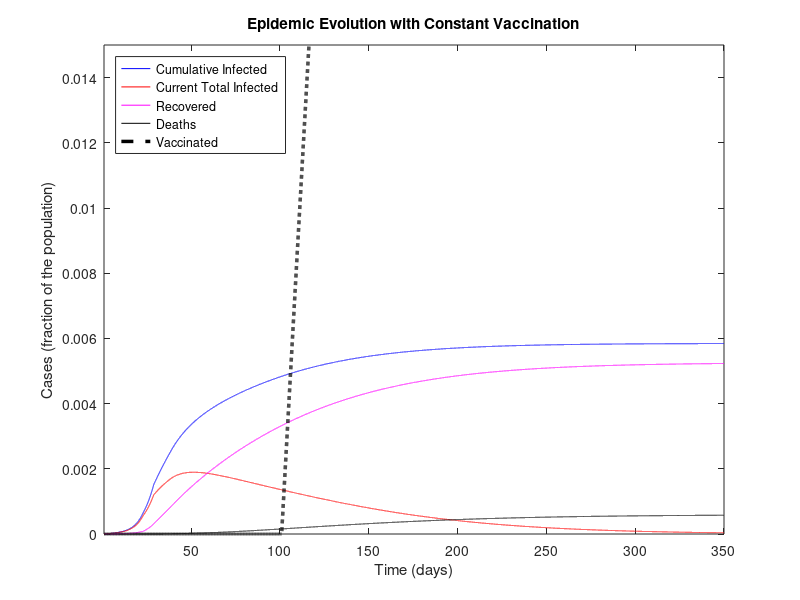

This chart was generated by the following MATLAB code: (Note: this script raises an error after producing the figure.)
%%%%%%%%%%%%%%%%%%%%%%%%%%%%%%%%%%%%%%%%
%%%%%%%%%%%%%%%%%%%%%%%%%%%%%%%%%%%%%%%%
% MATLAB Code for epidemic simulations with the SIDARTHE model in the work
%
% Based on Modelling the COVID-19 epidemic and implementation of population-wide interventions in Italy
% by Giulia Giordano, Franco Blanchini, Raffaele Bruno, Patrizio Colaneri, Alessandro Di Filippo, Angela Di Matteo, Marta Colaneri
% 
%This program introduces a V compartment that represents vaccination at a
%constant rate.

%This vaccination can be modified to start at day 100 too.

%%%%%%%%%%%%%%%%%%%%%%%%%%%%%%%%%%%%%%%%
%%%%%%%%%%%%%%%%%%%%%%%%%%%%%%%%%%%%%%%%

%This program

clear all
close all
clc

%%%%%%%%%%%%%%%%%%%%%%%%%%%%%%%%%%%%%%%%
% DATA
%%%%%%%%%%%%%%%%%%%%%%%%%%%%%%%%%%%%%%%%

% Italian population
popolazione=60e6;

% Data 20 February - 5 April (46 days):
% Total Cases
CasiTotali = [3 20 79 132 219 322 400 650 888 1128 1694 2036 2502 3089 3858 4636 5883 7375 9172 10149 12462 15113 17660 21157 24747 27980 31506 35713 41035 47021 53578 59138 63927 69176 74386 80539 86498 92472 97689 101739 105792 110574 115242 119827 124632 128948]/popolazione; % D+R+T+E+H_diagnosticati
% Deaths
Deceduti = [0 1 2 2 5 10 12 17 21 29 34 52 79 107 148 197 233 366 463 631 827 1016 1266 1441 1809 2158 2503 2978 3405 4032 4825 5476 6077 6820 7503 8165 9134 10023 10779 11591 12428 13155 13915 14681 15362 15887]/popolazione; % E
% Recovered
Guariti = [0 0 0 1 1 1 3 45 46 50 83 149 160 276 414 523 589 622 724 1004 1045 1258 1439 1966 2335 2749 2941 4025 4440 5129 6072 7024 7432 8326 9362 10361 10950 12384 13030 14620 15729 16847 18278 19758 20996 21815]/popolazione; % H_diagnosticati
% Currently Positive
Positivi = [3 19 77 129 213 311 385 588 821 1049 1577 1835 2263 2706 3296 3916 5061 6387 7985 8514 10590 12839 14955 17750 20603 23073 26062 28710 33190 37860 42681 46638 50418 54030 57521 62013 66414 70065 73880 75528 77635 80572 83049 85388 88274 91246]/popolazione; % D+R+T

% Data 23 February - 5 April (from day 4 to day 46)
% Currently positive: isolated at home
Isolamento_domiciliare = [49 91 162 221 284 412 543 798 927 1000 1065 1155 1060 1843 2180 2936 2599 3724 5036 6201 7860 9268 10197 11108 12090 14935 19185 22116 23783 26522 28697 30920 33648 36653 39533 42588 43752 45420 48134 50456 52579 55270 58320]/popolazione; %D
% Currently positive: hospitalised
Ricoverati_sintomi = [54 99 114 128 248 345 401 639 742 1034 1346 1790 2394 2651 3557 4316 5038 5838 6650 7426 8372 9663 11025 12894 14363 15757 16020 17708 19846 20692 21937 23112 24753 26029 26676 27386 27795 28192 28403 28540 28741 29010 28949]/popolazione; % R
% Currently positive: ICU
Terapia_intensiva = [26 23 35 36 56 64 105 140 166 229 295 351 462 567 650 733 877 1028 1153 1328 1518 1672 1851 2060 2257 2498 2655 2857 3009 3204 3396 3489 3612 3732 3856 3906 3981 4023 4035 4053 4068 3994 3977]/popolazione; %T


%%%%%%%%%%%%%%%%%%%%%%%%%%%%%%%%%%%%%%%%
% PARAMETERS
%%%%%%%%%%%%%%%%%%%%%%%%%%%%%%%%%%%%%%%%

% Simulation horizon: CAN BE MODIFIED AT ONE'S WILL PROVIDED THAT IT IS AT
% LEAST EQUAL TO THE NUMBER OF DAYS FOR WHICH DATA ARE AVAILABLE
Orizzonte = 350;

% Plot yes/no: SET TO 1 IF PDF FIGURES MUST BE GENERATED, 0 OTHERWISE
plotPDF = 0;

% Time-step for Euler discretisation of the continuous-time system
step=0.01;

% Transmission rate due to contacts with UNDETECTED asymptomatic infected
alfa=0.57;
% Transmission rate due to contacts with DETECTED asymptomatic infected
beta=0.0114;
% Transmission rate due to contacts with UNDETECTED symptomatic infected
gamma=0.456;
% Transmission rate due to contacts with DETECTED symptomatic infected
delta=0.0114;

% Detection rate for ASYMPTOMATIC
epsilon=0.171;
% Detection rate for SYMPTOMATIC
theta=0.3705;

% Worsening rate: UNDETECTED asymptomatic infected becomes symptomatic
zeta=0.1254;
% Worsening rate: DETECTED asymptomatic infected becomes symptomatic
eta=0.1254;

% Worsening rate: UNDETECTED symptomatic infected develop life-threatening
% symptoms
mu=0.0171;
% Worsening rate: DETECTED symptomatic infected develop life-threatening
% symptoms
nu=0.0274;

% Mortality rate for infected with life-threatening symptoms
tau=0.01;

% Recovery rate for undetected asymptomatic infected
lambda=0.0342;
% Recovery rate for detected asymptomatic infected
rho=0.0342;
% Recovery rate for undetected symptomatic infected
kappa=0.0171;
% Recovery rate for detected symptomatic infected
xi=0.0171;
% Recovery rate for life-threatened symptomatic infected
sigma=0.0171;

%to add the SIDARTHE-V version add a new constant phi
%phi=0.0005;
%For second scenario with vaccines at day 100
phi=0.0;
%phi=0.5;


%%%%%%%%%%%%%%%%%%%%%%%%%%%%%%%%%%%%%%%%
% DEFINITIONS
%%%%%%%%%%%%%%%%%%%%%%%%%%%%%%%%%%%%%%%%

% Parameters
r1=epsilon+zeta+lambda;
r2=eta+rho;
r3=theta+mu+kappa;
r4=nu+xi;
r5=sigma+tau;

% Initial R0
R0_iniziale=alfa/r1+beta*epsilon/(r1*r2)+gamma*zeta/(r1*r3)+delta*eta*epsilon/(r1*r2*r4)+delta*zeta*theta/(r1*r3*r4);

% Time horizon
t=1:step:Orizzonte;

% Vectors for time evolution of variables
S=zeros(1,length(t));
I=zeros(1,length(t));
D=zeros(1,length(t));
A=zeros(1,length(t));
R=zeros(1,length(t));
T=zeros(1,length(t));
H=zeros(1,length(t));
H_diagnosticati=zeros(1,length(t)); % DIAGNOSED recovered only!
E=zeros(1,length(t));
%For SIDARTHE-V add a V
V=zeros(1,length(t));

% Vectors for time evolution of actual/perceived Case Fatality Rate
M=zeros(1,length(t));
P=zeros(1,length(t));

%%%%%%%%%%%%%%%%%%%%%%%%%%%%%%%%%%%%%%%%
% INITIAL CONDITIONS
%%%%%%%%%%%%%%%%%%%%%%%%%%%%%%%%%%%%%%%%

I(1)=200/popolazione;
D(1)=20/popolazione;
A(1)=1/popolazione;
R(1)=2/popolazione;
T(1)=0.00;
H(1)=0.00;
E(1)=0.00;
V(1)=0.00;%For SIDARTHE-V
S(1)=1-I(1)-D(1)-A(1)-R(1)-T(1)-H(1)-E(1)-V(1);

H_diagnosticati(1) = 0.00; % DIAGNOSED recovered only
Infetti_reali(1)=I(1)+D(1)+A(1)+R(1)+T(1); % Actual currently infected

M(1)=0;
P(1)=0;

% Whole state vector
%Added a V(1) at the end
x=[S(1);I(1);D(1);A(1);R(1);T(1);H(1);E(1);V(1);H_diagnosticati(1);Infetti_reali(1)];

%%%%%%%%%%%%%%%%%%%%%%%%%%%%%%%%%%%%%%%%
% SIMULATION
%%%%%%%%%%%%%%%%%%%%%%%%%%%%%%%%%%%%%%%%

% "Control" binary variables to compute the new R0 every time a policy has
% changed the parameters
plottato = 0;
plottato1 = 0;
plottato_bis = 0;
plottato_tris = 0;
plottato_quat = 0;

for i=2:length(t)
    
    if (i>4/step) % Basic social distancing (awareness, schools closed)
        alfa=0.4218;
        gamma=0.285;
        beta = 0.0057;
        delta=0.0057;
        if plottato == 0 % Compute the new R0
            r1=epsilon+zeta+lambda;
            r2=eta+rho;
            r3=theta+mu+kappa;
            r4=nu+xi;
            r5=sigma+tau;
            R0_primemisure=alfa/r1+beta*epsilon/(r1*r2)+gamma*zeta/(r1*r3)+delta*eta*epsilon/(r1*r2*r4)+delta*zeta*theta/(r1*r3*r4)
            plottato = 1;
        end
    end
    
    if (i>12/step)
        % Screening limited to / focused on symptomatic subjects
        epsilon=0.1425;
        if plottato1 == 0
            r1=epsilon+zeta+lambda;
            r2=eta+rho;
            r3=theta+mu+kappa;
            r4=nu+xi;
            r5=sigma+tau;
            R0_primemisureeps=alfa/r1+beta*epsilon/(r1*r2)+gamma*zeta/(r1*r3)+delta*eta*epsilon/(r1*r2*r4)+delta*zeta*theta/(r1*r3*r4)
            plottato1 = 1;
        end
    end
    
    if (i>22/step) % Social distancing: lockdown, mild effect
        
        alfa=0.36;
        beta=0.005;
        gamma=0.2;
        delta=0.005;
        
        mu = 0.008;
        nu = 0.015;
        
        zeta=0.034;
        eta=0.034;
        
        lambda=0.08;
        rho=0.0171;
        kappa=0.0171;
        xi=0.0171;
        sigma=0.0171;
        
        if plottato_bis == 0 % Compute the new R0
            r1=epsilon+zeta+lambda;
            r2=eta+rho;
            r3=theta+mu+kappa;
            r4=nu+xi;
            r5=sigma+tau;
            R0_secondemisure=(alfa*r2*r3*r4+epsilon*beta*r3*r4+gamma*zeta*r2*r4+delta*eta*epsilon*r3+delta*zeta*theta*r2)/(r1*r2*r3*r4)
            plottato_bis = 1;
        end
    end
    
    if (i>28/step) % Social distancing: lockdown, strong effect
        
        alfa=0.21;
        gamma=0.11;
        
        if plottato_tris == 0 % Compute the new R0
            r1=epsilon+zeta+lambda;
            r2=eta+rho;
            r3=theta+mu+kappa;
            r4=nu+xi;
            r5=sigma+tau;
            R0_terzemisure=(alfa*r2*r3*r4+epsilon*beta*r3*r4+gamma*zeta*r2*r4+delta*eta*epsilon*r3+delta*zeta*theta*r2)/(r1*r2*r3*r4)
            plottato_tris = 1;
        end
    end
    
    if (i>38/step) % Broader diagnosis campaign
        
        epsilon = 0.2;
        rho=0.02;
        kappa=0.02;
        xi=0.02;
        sigma=0.01;
        
        zeta=0.025;
        eta=0.025;
        
        if plottato_quat == 0 % Compute the new R0
            r1=epsilon+zeta+lambda;
            r2=eta+rho;
            r3=theta+mu+kappa;
            r4=nu+xi;
            r5=sigma+tau;
            R0_quartemisure=(alfa*r2*r3*r4+epsilon*beta*r3*r4+gamma*zeta*r2*r4+delta*eta*epsilon*r3+delta*zeta*theta*r2)/(r1*r2*r3*r4)
            plottato_quat = 1;
        end
    end

    %Start vaccinations at a constant rate at day 100.
    %Comment the following 3 lines for constant vaccines at day 1
    if (i>100/step)
        phi = 0.001;
    end
    
    %This is the matrix that evolves the system
    % Compute the system evolution
    %ADDED A NEW zero to the end of each row and added a tenth row with vaccination 
    %B=[-alfa*x(2)-beta*x(3)-gamma*x(4)-delta*x(5)-phi*x(9) 0 0 0 0 0 0 0 0 0 0;
    %    alfa*x(2)+beta*x(3)+gamma*x(4)+delta*x(5) -(epsilon+zeta+lambda) 0 0 0 0 0 0 0 0 0;
    %    0 epsilon  -(eta+rho) 0 0 0 0 0 0 0 0;
    %    0 zeta 0 -(theta+mu+kappa) 0 0 0 0 0 0 0;
    %    0 0 eta theta -(nu+xi) 0 0 0 0 0 0;
    %    0 0 0 mu nu  -(sigma+tau) 0 0 0 0 0;
    %    0 lambda rho kappa xi sigma 0 0 0 0 0;
    %    0 0 0 0 0 tau 0 0 0 0 0;
    %    phi*x(1) 0 0 0 0 0 0 0 0 0 0;
    %    0 0 rho 0 xi sigma 0 0 0 0 0;
    %    alfa*x(2)+beta*x(3)+gamma*x(4)+delta*x(5) 0 0 0 0 0 0 0 0 0 0];
    %x=x+B*x*step;
    
    B=[-alfa*x(2)-beta*x(3)-gamma*x(4)-delta*x(5)-phi*x(1) 0 0 0 0 0 0 0 0 0 0;
        alfa*x(2)+beta*x(3)+gamma*x(4)+delta*x(5) -(epsilon+zeta+lambda) 0 0 0 0 0 0 0 0 0;
        0 epsilon  -(eta+rho) 0 0 0 0 0 0 0 0;
        0 zeta 0 -(theta+mu+kappa) 0 0 0 0 0 0 0;
        0 0 eta theta -(nu+xi) 0 0 0 0 0 0;
        0 0 0 mu nu  -(sigma+tau) 0 0 0 0 0;
        0 lambda rho kappa xi sigma 0 0 0 0 0;
        0 0 0 0 0 tau 0 0 0 0 0;
        phi*x(1) 0 0 0 0 0 0 0 0 0 0;
        0 0 rho 0 xi sigma 0 0 0 0 0;
        alfa*x(2)+beta*x(3)+gamma*x(4)+delta*x(5) 0 0 0 0 0 0 0 0 0 0];
    x=x+B*x*step;
    % Update variables
    
    S(i)=x(1);
    I(i)=x(2);
    D(i)=x(3);
    A(i)=x(4);
    R(i)=x(5);
    T(i)=x(6);
    H(i)=x(7);
    E(i)=x(8);
    V(i)=x(9);%added V
    
    H_diagnosticati(i)=x(10);
    Infetti_reali(i)=x(11);
    
    % Update Case Fatality Rate
    
    M(i)=E(i)/(S(1)-S(i));
    P(i)=E(i)/((epsilon*r3+(theta+mu)*zeta)*(I(1)+S(1)-I(i)-S(i))/(r1*r3)+(theta+mu)*(A(1)-A(i))/r3);
    
end

%%%%%%%%%%%%%%%%%%%%%%%%%%%%%%%%%%%%%%%%
% FINAL VALUES
%%%%%%%%%%%%%%%%%%%%%%%%%%%%%%%%%%%%%%%%

% Variables
Sbar=S(length(t));
Ibar=I(length(t));
Dbar=D(length(t));
Abar=A(length(t));
Rbar=R(length(t));
Tbar=T(length(t));
Hbar=H(length(t));
Ebar=E(length(t));
Vbar=V(length(t));

% Case fatality rate
Mbar=M(length(t));
Pbar=P(length(t));

% Case fatality rate from formulas
Mbar1=Ebar/(S(1)-Sbar);
Pbar1=Ebar/((epsilon*r3+(theta+mu)*zeta)*(I(1)+S(1)-Sbar-Ibar)/(r1*r3)+(theta+mu)*(A(1)-Abar)/r3);

%%%%%%%%%%%%%%%%%%%%%%%%%%%%%%%%%%%%%%%%
% FIGURES
%%%%%%%%%%%%%%%%%%%%%%%%%%%%%%%%%%%%%%%%
%print("Final value of infected is: ", Infetti_reali(length(t)))

% Add a V term to the first two graphs
figure
plot(t,Infetti_reali,'b',t,I+D+A+R+T,'r',t,H,'m',t,E,'k',t,V,'black--','LineWidth',2.5)%added V
hold on
%plot(t,D+R+T+E+H_diagnosticati,'--b',t,D+R+T,'--r',t,H_diagnosticati,'--g','LineWidth',2.5)
xlim([t(1) t(end)])
ylim([0 0.015])
%title('Actual vs. Diagnosed Epidemic Evolution with Constant Vaccination')
title('Epidemic Evolution with Constant Vaccination')
xlabel('Time (days)')
ylabel('Cases (fraction of the population)')
%legend({'Cumulative Infected','Current Total Infected', 'Recovered', 'Deaths','Diagnosed Cumulative Infected','Diagnosed Current Total Infected', 'Diagnosed Recovered', 'Vaccinated'},'Location','northwest')
legend({'Cumulative Infected','Current Total Infected', 'Recovered', 'Deaths', 'Vaccinated'},'Location','northwest')
fontsize(legend,18,"points")
grid

if plotPDF==1
    set(gcf, 'PaperUnits', 'centimeters');
    set(gcf, 'PaperPosition', [0 0 24 16]);
    set(gcf, 'PaperSize', [24 16]); % dimension on x axis and y axis resp.
    print(gcf,'-dpdf', ['PanoramicaEpidemiaRealevsPercepita.pdf'])
end
%

figure
plot(t,I,'b',t,D,'c',t,A,'g',t,R,'m',t,T,'r',t,V,'r')
xlim([t(1) t(end)])
ylim([0 1.1e-3])
title('Infected, different stages, Diagnosed vs. Non Diagnosed with Constant Vaccination')
xlabel('Time (days)')
ylabel('Cases (fraction of the population)')
legend({'Infected ND AS', 'Infected D AS', 'Infected ND S', 'Infected D S', 'Infected D IC','Vaccinated'},'Location','northeast')
grid

if plotPDF==1
    set(gcf, 'PaperUnits', 'centimeters');
    set(gcf, 'PaperPosition', [0 0 24 16]);
    set(gcf, 'PaperSize', [24 16]); % dimension on x axis and y axis resp.
    print(gcf,'-dpdf', ['SuddivisioneInfetti.pdf'])
end

%

figure
plot(t,D+R+T+E+H_diagnosticati)
hold on
stem(t(1:1/step:size(CasiTotali,2)/step),CasiTotali)
xlim([t(1) t(end)])
ylim([0 2.5e-3])
title('Cumulative Diagnosed Cases: Model vs. Data')
xlabel('Time (days)')
ylabel('Cases (fraction of the population)')
grid

if plotPDF==1
    set(gcf, 'PaperUnits', 'centimeters');
    set(gcf, 'PaperPosition', [0 0 16 10]);
    set(gcf, 'PaperSize', [16 10]); % dimension on x axis and y axis resp.
    print(gcf,'-dpdf', ['CasiTotali.pdf'])
end
%

figure
plot(t,H_diagnosticati)
hold on
stem(t(1:1/step:size(CasiTotali,2)/step),Guariti)
xlim([t(1) t(end)])
ylim([0 2.5e-3])
title('Recovered: Model vs. Data')
xlabel('Time (days)')
ylabel('Cases (fraction of the population)')
grid

if plotPDF==1
    set(gcf, 'PaperUnits', 'centimeters');
    set(gcf, 'PaperPosition', [0 0 16 10]);
    set(gcf, 'PaperSize', [16 10]); % dimension on x axis and y axis resp.
    print(gcf,'-dpdf', ['Guariti_diagnosticati.pdf'])
end
%

figure
plot(t,E)
hold on
stem(t(1:1/step:size(CasiTotali,2)/step),Deceduti)
xlim([t(1) t(end)])
ylim([0 2.5e-3])
title('Deaths: Model vs. Data - NOTE: EXCLUDED FROM FITTING')
xlabel('Time (days)')
ylabel('Cases (fraction of the population)')
grid

if plotPDF==1
    set(gcf, 'PaperUnits', 'centimeters');
    set(gcf, 'PaperPosition', [0 0 16 10]);
    set(gcf, 'PaperSize', [16 10]); % dimension on x axis and y axis resp.
    print(gcf,'-dpdf', ['Morti.pdf'])
end
%

figure
plot(t,D+R+T)
hold on
stem(t(1:1/step:size(CasiTotali,2)/step),Positivi)
xlim([t(1) t(end)])
ylim([0 2.5e-3])
title('Infected: Model vs. Data')
xlabel('Time (days)')
ylabel('Cases (fraction of the population)')
grid

if plotPDF==1
    set(gcf, 'PaperUnits', 'centimeters');
    set(gcf, 'PaperPosition', [0 0 16 10]);
    set(gcf, 'PaperSize', [16 10]); % dimension on x axis and y axis resp.
    print(gcf,'-dpdf', ['Positivi_diagnosticati.pdf'])
end
%

figure
plot(t,D)
hold on
stem(t(1+3/step:1/step:1+(size(Ricoverati_sintomi,2)+2)/step),Isolamento_domiciliare)
xlim([t(1) t(end)])
ylim([0 2.5e-3])
title('Infected, No Symptoms: Model vs. Data')
xlabel('Time (days)')
ylabel('Cases (fraction of the population)')
grid

if plotPDF==1
    set(gcf, 'PaperUnits', 'centimeters');
    set(gcf, 'PaperPosition', [0 0 16 10]);
    set(gcf, 'PaperSize', [16 10]); % dimension on x axis and y axis resp.
    print(gcf,'-dpdf', ['InfettiAsintomatici_diagnosticati.pdf'])
end
%

figure
plot(t,R)
hold on
stem(t(1+3/step:1/step:1+(size(Ricoverati_sintomi,2)+2)/step),Ricoverati_sintomi)
xlim([t(1) t(end)])
ylim([0 2.5e-3])
title('Infected, Symptoms: Model vs. Data')
xlabel('Time (days)')
ylabel('Cases (fraction of the population)')
grid

if plotPDF==1
    set(gcf, 'PaperUnits', 'centimeters');
    set(gcf, 'PaperPosition', [0 0 16 10]);
    set(gcf, 'PaperSize', [16 10]); % dimension on x axis and y axis resp.
    print(gcf,'-dpdf', ['InfettiSintomatici_diagnosticati_ricoverati.pdf'])
end
%

figure
plot(t,D+R)
hold on
stem(t(1+3/step:1/step:1+(size(Ricoverati_sintomi,2)+2)/step),Isolamento_domiciliare+Ricoverati_sintomi)
xlim([t(1) t(end)])
ylim([0 2.5e-3])
title('Infected, No or Mild Symptoms: Model vs. Data')
xlabel('Time (days)')
ylabel('Cases (fraction of the population)')
grid

if plotPDF==1
    set(gcf, 'PaperUnits', 'centimeters');
    set(gcf, 'PaperPosition', [0 0 16 10]);
    set(gcf, 'PaperSize', [16 10]); % dimension on x axis and y axis resp.
    print(gcf,'-dpdf', ['InfettiNonGravi_diagnosticati.pdf'])
end

%

figure
plot(t,T)
hold on
stem(t(1+3/step:1/step:1+(size(Ricoverati_sintomi,2)+2)/step),Terapia_intensiva)
xlim([t(1) t(end)])
ylim([0 2.5e-3])
title('Infected, Life-Threatening Symptoms: Model vs. Data')
xlabel('Time (days)')
ylabel('Cases (fraction of the population)')
grid

if plotPDF==1
    set(gcf, 'PaperUnits', 'centimeters');
    set(gcf, 'PaperPosition', [0 0 16 10]);
    set(gcf, 'PaperSize', [16 10]); % dimension on x axis and y axis resp.
    print(gcf,'-dpdf', ['InfettiSintomatici_diagnosticati_terapiaintensiva.pdf'])
end

%Plot the vaccinated
figure
plot(t,V)
hold on
%stem(t(1+3/step:1/step:1+(size(Ricoverati_sintomi,2)+2)/step),Terapia_intensiva)
xlim([t(1) t(end)])
ylim([0 2.5e-3])
title('Vaccinated: Model vs. Data')
xlabel('Time (days)')
ylabel('Vaccinated (fraction of the population)')
grid

%if plotPDF==1
    %set(gcf, 'PaperUnits', 'centimeters');
    %set(gcf, 'PaperPosition', [0 0 16 10]);
    %set(gcf, 'PaperSize', [16 10]); % dimension on x axis and y axis resp.
    %print(gcf,'-dpdf', ['InfettiSintomatici_diagnosticati_terapiaintensiva.pdf'])
%end
